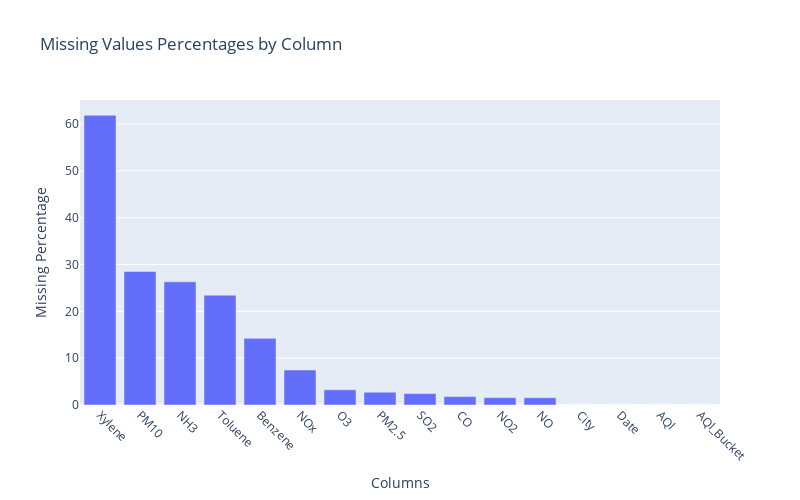

Notebook code cell kept with this figure:
### Code cell
import pandas as pd
import plotly.express as px

# Calculate missing values and their percentages
missing_data = df.isnull().sum()
missing_percentage = (missing_data / len(df)) * 100

# Create a DataFrame to hold the missing values and percentages
missing_info = pd.DataFrame({'Missing Values': missing_data, 'Missing Percentage': missing_percentage})

# Sort the DataFrame by missing percentage in descending order
missing_info = missing_info.sort_values(by='Missing Percentage', ascending=False)

# Create a bar plot using Plotly Express
fig = px.bar(
    missing_info,
    x=missing_info.index,
    y='Missing Percentage',
    labels={'index': 'Columns', 'Missing Percentage': 'Missing Percentage'},
    title='Missing Values Percentages by Column'
)

# Customize the layout
fig.update_xaxes(tickangle=45)
fig.update_layout(autosize=False, width=800, height=500)

# Show the plot
fig.show()

### Figure 1 — Plotly figure (JSON) as saved in the notebook; plotly's stock layout.template omitted (floating-point values rounded to 4 significant figures)
{"data": [{"alignmentgroup": "True", "hovertemplate": "Columns=%{x}<br>Missing Percentage=%{y}<extra></extra>", "legendgroup": "", "marker": {"color": "#636efa", "pattern": {"shape": ""}}, "name": "", "offsetgroup": "", "orientation": "v", "showlegend": false, "textposition": "auto", "type": "bar", "x": ["Xylene", "PM10", "NH3", "Toluene", "Benzene", "NOx", "O3", "PM2.5", "SO2", "CO", "NO2", "NO", "City", "Date", "AQI", "AQI_Bucket"], "xaxis": "x", "y": [61.86, 28.52, 26.3, 23.44, 14.23, 7.473, 3.247, 2.728, 2.435, 1.791, 1.573, 1.557, 0, 0, 0, 0], "yaxis": "y"}], "layout": {"autosize": false, "barmode": "relative", "height": 500, "legend": {"tracegroupgap": 0}, "title": {"text": "Missing Values Percentages by Column"}, "width": 800, "xaxis": {"anchor": "y", "domain": [0, 1], "tickangle": 45, "title": {"text": "Columns"}}, "yaxis": {"anchor": "x", "domain": [0, 1], "title": {"text": "Missing Percentage"}}}}
